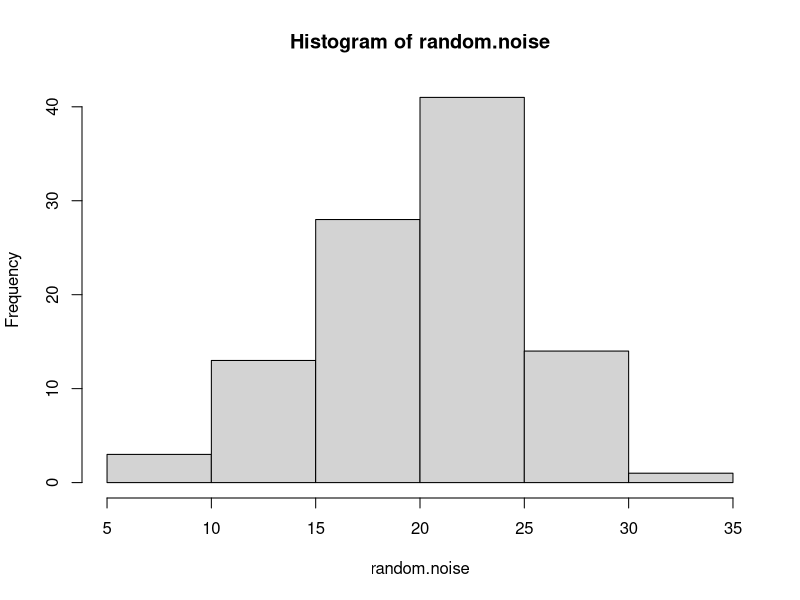

Source code (R):
## ---- chunk 1
date()
## ---- chunk 2
random.noise <- rnorm(100, mean = 20, sd = 5)
hist(random.noise)
## ---- chunk 3
# check for integer value (what happens here?)
a <- 5
is.integer(a); is.numeric(a)
## ---- chunk 4
# check for integer value
b <- "Hi there!"
is.character(b)
## ---- chunk 5
# We can use logical operators (<, <=, ==, >, >=, !=)
a <- 5 != 9
is.logical(a)
## ---- chunk 6
# create 'vector' of factor variables
f <- as.factor(c("I", "Like", "Sandy", "Beaches"))
is.factor(f)
## ---- chunk 7
my.vec <- c(1, 2, 3, 4)
print(my.vec); is.vector(my.vec)
## ---- chunk 8
my.list <- list(int = 1, numeric = 2.2, sublist = list(4, 5.001, "hello"), vector = my.vec)
print(my.list)
## ---- chunk 9
# create a matrix (what does byrow do?)
matrix(c(1,2,3,4), nrow = 2, ncol = 2, byrow = TRUE)

# column-bind two vectors
vec1 <- c(1,2,3)
vec2 <- c(4,5,6)
mat <- cbind(vec1, vec2)
is.matrix(mat)
## ---- chunk 10
n = c(2, 3, 5) 
s = c("aa", "bb", "cc") 
b = c(TRUE, FALSE, TRUE) 
df = data.frame(n, s, b)
print(df)
